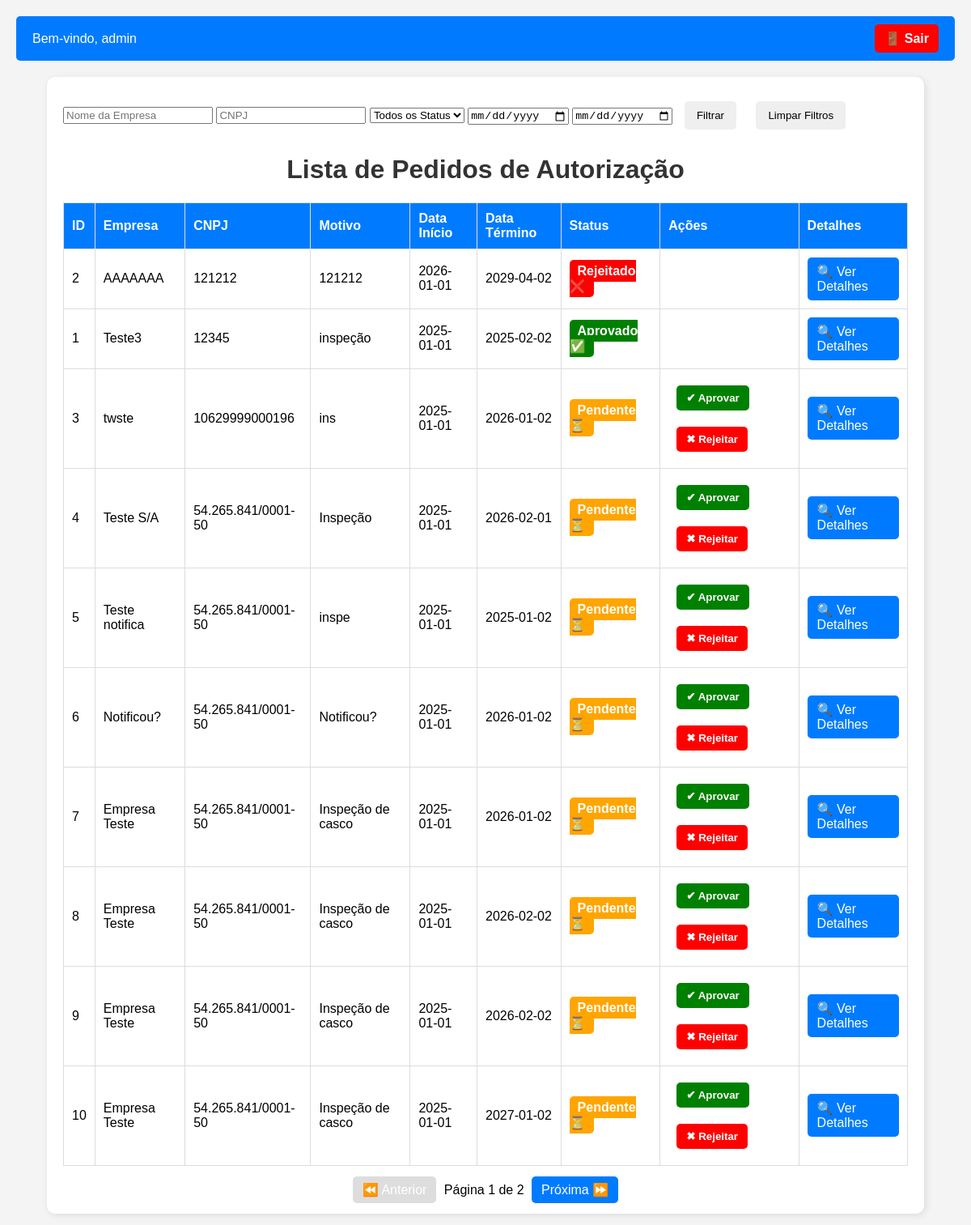
The app's page /lista-pedidos (signed in) with its own data.
### app/models.py (models this page shows, shortened)
class Usuario(db.Model, UserMixin):
    __tablename__ = 'usuarios'
    id = db.Column(db.Integer, primary_key=True, autoincrement=True)
    username = db.Column(db.String(150), unique=True, nullable=False)
    password_hash = db.Column(db.String(256), nullable=False)
    role = db.Column(db.String(50), nullable=False, default="comum")  # "comum" ou "RFB"

class PedidoAutorizacao(db.Model):
    __tablename__ = 'pedidos_autorizacao'
    id = db.Column(db.Integer, primary_key=True, autoincrement=True)
    empresa_responsavel = db.Column(db.String(255), nullable=False)
    cnpj_empresa = db.Column(db.String(20), nullable=False)
    endereco_empresa = db.Column(db.String(255), nullable=False)
    motivo_solicitacao = db.Column(db.Text, nullable=False)
    data_inicio = db.Column(db.Date, nullable=False)
    data_termino = db.Column(db.Date, nullable=False)
    horario_servico = db.Column(db.String(20), nullable=False)
    status = db.Column(db.String(20), default="pendente", nullable=False)  # 🔹 Novo campo de status

### app/routes.py (the view)
@pedidos_bp.route('/lista-pedidos', methods=['GET'])
@login_required  # 🔹 Agora apenas usuários logados podem acessar
def exibir_pedidos():
    nome_empresa = request.args.get("nome_empresa", "").strip()
    cnpj_empresa = request.args.get("cnpj_empresa", "").strip()
    status = request.args.get("status", "").strip()
    data_inicio = request.args.get("data_inicio", "").strip()
    data_termino = request.args.get("data_termino", "").strip()
    page = request.args.get("page", default=1, type=int)
    per_page = request.args.get("per_page", default=10, type=int)
    query = PedidoAutorizacao.query.order_by(PedidoAutorizacao.data_inicio.desc())
    if nome_empresa:
        query = query.filter(PedidoAutorizacao.empresa_responsavel.ilike(f"%{nome_empresa}%"))
    if cnpj_empresa:
        query = query.filter(PedidoAutorizacao.cnpj_empresa.ilike(f"%{cnpj_empresa}%"))
    if status in ["pendente", "aprovado", "rejeitado"]:
        query = query.filter(PedidoAutorizacao.status == status)
    if data_inicio:
        try:
            data_inicio = datetime.strptime(data_inicio, "%Y-%m-%d").date()
            query = query.filter(PedidoAutorizacao.data_inicio >= data_inicio)
        except ValueError:
            return jsonify({"error": "Formato inválido para 'data_inicio'. Use 'YYYY-MM-DD'."}), 400
    if data_termino:
        try:
            data_termino = datetime.strptime(data_termino, "%Y-%m-%d").date()
            query = query.filter(PedidoAutorizacao.data_termino <= data_termino)
        except ValueError:
            return jsonify({"error": "Formato inválido para 'data_termino'. Use 'YYYY-MM-DD'."}), 400
    pedidos_paginados = query.paginate(page=page, per_page=per_page, error_out=False)
    return render_template('lista-pedidos.html', pedidos=pedidos_paginados)

### app/__init__.py (called while the page is built)
@login_manager.user_loader
def load_user(user_id):
    return Usuario.query.get(int(user_id))

### app/templates/lista-pedidos.html (shortened to what this page needs)
<!DOCTYPE html>
<html lang="pt-br">
<head>
</head>
<body>
<div class="navbar">
    <span>Bem-vindo, {{ current_user.username }}</span>
    <a class="btn-logout" href="{{ url_for('auth.logout') }}">🚪 Sair</a>
</div>
<div class="container">
<form action="/lista-pedidos" method="GET">
    <input type="text" name="nome_empresa" placeholder="Nome da Empresa" value="{{ request.args.get('nome_empresa', '') }}">
    <input type="text" name="cnpj_empresa" placeholder="CNPJ" value="{{ request.args.get('cnpj_empresa', '') }}">
    <select name="status">
        <option value="">Todos os Status</option>
    </select>
    <input type="date" name="data_inicio" placeholder="Data Início" value="{{ request.args.get('data_inicio', '') }}">
    <input type="date" name="data_termino" placeholder="Data Término" value="{{ request.args.get('data_termino', '') }}">
    <button type="submit">Filtrar</button>
    <a href="/lista-pedidos"><button type="button">Limpar Filtros</button></a>
</form>
    <h1>Lista de Pedidos de Autorização</h1>
    <table>
        <thead>
            <tr>
                <th>ID</th>
                <th>Empresa</th>
                <th>CNPJ</th>
                <th>Motivo</th>
                <th>Data Início</th>
                <th>Data Término</th>
                <th>Status</th>
                <th>Ações</th>
                <th>Detalhes</th>
            </tr>
        </thead>
        <tbody>
            {% for pedido in pedidos.items %}
            <tr>
                <td>{{ pedido.id }}</td>
                <td>{{ pedido.empresa_responsavel }}</td>
                <td>{{ pedido.cnpj_empresa }}</td>
                <td>{{ pedido.motivo_solicitacao }}</td>
                <td>{{ pedido.data_inicio.strftime('%Y-%m-%d') }}</td>
                <td>{{ pedido.data_termino.strftime('%Y-%m-%d') }}</td>
                <td>
                    {% if pedido.status == "pendente" %}
                        <span class="status status-pendente">Pendente ⏳</span>
                    {% elif pedido.status == "aprovado" %}
                        <span class="status status-aprovado">Aprovado ✅</span>
                    {% elif pedido.status == "rejeitado" %}
                        <span class="status status-rejeitado">Rejeitado ❌</span>
                    {% endif %}
                </td>
<td class="actions">
    {% if pedido.status == "pendente" and current_user.role == "RFB" %}
        <button class="btn-aprovar" onclick="aprovarPedido({{ pedido.id }})">✔ Aprovar</button>
        <button class="btn-rejeitar" onclick="rejeitarPedido({{ pedido.id }})">✖ Rejeitar</button>
    {% endif %}
</td>
                <td>
                    <a class="btn-detalhes" href="/pedido/{{ pedido.id }}">🔍 Ver Detalhes</a>
                </td>
            </tr>
            {% endfor %}
        </tbody>
    </table>
    <div class="pagination">
        {% if pedidos.has_prev %}
            <a href="{{ url_for('pedidos.exibir_pedidos', page=pedidos.prev_num) }}">⏪ Anterior</a>
        {% else %}
            <a class="disabled">⏪ Anterior</a>
        {% endif %}
        Página {{ pedidos.page }} de {{ pedidos.pages }}
        {% if pedidos.has_next %}
            <a href="{{ url_for('pedidos.exibir_pedidos', page=pedidos.next_num) }}">Próxima ⏩</a>
        {% else %}
            <a class="disabled">Próxima ⏩</a>
        {% endif %}
    </div>
</div>
</body>
</html>

### app/templates/lista-pedidos.html (style rules this page uses)
body { font-family: Arial, sans-serif; background-color: #f4f4f4; margin: 20px; }
h1 { text-align: center; color: #333; }
.container { width: 90%; max-width: 1200px; margin: auto; background: white; padding: 20px; border-radius: 10px; box-shadow: 2px 2px 10px rgba(0, 0, 0, 0.1); }
table { width: 100%; border-collapse: collapse; margin-top: 20px; }
th, td { border: 1px solid #ddd; padding: 10px; text-align: left; }
th { background-color: #007bff; color: white; }
.status { font-weight: bold; padding: 5px 10px; border-radius: 5px; }
.status-pendente { background-color: orange; color: white; }
.status-aprovado { background-color: green; color: white; }
.status-rejeitado { background-color: red; color: white; }
.actions button { padding: 8px 12px; border: none; border-radius: 5px; cursor: pointer; margin-right: 5px; font-weight: bold; }
.btn-aprovar { background-color: green; color: white; }
.btn-rejeitar { background-color: red; color: white; }
.btn-detalhes { background-color: #007bff; color: white; text-decoration: none; padding: 8px 12px; border-radius: 5px; display: inline-block; }
.pagination { margin-top: 20px; text-align: center; }
.pagination a { margin: 0 5px; padding: 8px 12px; text-decoration: none; background-color: #007bff; color: white; border-radius: 5px; }
.pagination a.disabled { background-color: #ddd; pointer-events: none; }
.navbar { display: flex; justify-content: space-between; align-items: center; background: #007bff; color: white; padding: 10px 20px; border-radius: 5px; margin-bottom: 20px; }
.btn-logout { text-decoration: none; background-color: red; color: white; padding: 8px 12px; border-radius: 5px; font-weight: bold; }
button { margin: 10px; padding: 10px 15px; border: none; border-radius: 5px; cursor: pointer; }

### records on screen
Usuario: username "admin"
PedidoAutorizacao: id "2", empresa_responsavel "AAAAAAA", cnpj_empresa "121212", motivo_solicitacao "121212", data_inicio "2026-01-01", data_termino "2029-04-02", status "Rejeitado ❌"
PedidoAutorizacao: id "1", empresa_responsavel "Teste3", cnpj_empresa "12345", motivo_solicitacao "inspeção", data_inicio "2025-01-01", data_termino "2025-02-02", status "Aprovado ✅"
PedidoAutorizacao: id "3", empresa_responsavel "twste", cnpj_empresa "10629999000196", motivo_solicitacao "ins", data_inicio "2025-01-01", data_termino "2026-01-02", status "Pendente ⏳"
PedidoAutorizacao: id "4", empresa_responsavel "Teste S/A", cnpj_empresa "54.265.841/0001-50", motivo_solicitacao "Inspeção", data_inicio "2025-01-01", data_termino "2026-02-01", status "Pendente ⏳"
PedidoAutorizacao: id "5", empresa_responsavel "Teste notifica", cnpj_empresa "54.265.841/0001-50", motivo_solicitacao "inspe", data_inicio "2025-01-01", data_termino "2025-01-02", status "Pendente ⏳"
PedidoAutorizacao: id "6", empresa_responsavel "Notificou?", cnpj_empresa "54.265.841/0001-50", motivo_solicitacao "Notificou?", data_inicio "2025-01-01", data_termino "2026-01-02", status "Pendente ⏳"
PedidoAutorizacao: id "7", empresa_responsavel "Empresa Teste", cnpj_empresa "54.265.841/0001-50", motivo_solicitacao "Inspeção de casco", data_inicio "2025-01-01", data_termino "2026-01-02", status "Pendente ⏳"
PedidoAutorizacao: id "8", empresa_responsavel "Empresa Teste", cnpj_empresa "54.265.841/0001-50", motivo_solicitacao "Inspeção de casco", data_inicio "2025-01-01", data_termino "2026-02-02", status "Pendente ⏳"
PedidoAutorizacao: id "9", empresa_responsavel "Empresa Teste", cnpj_empresa "54.265.841/0001-50", motivo_solicitacao "Inspeção de casco", data_inicio "2025-01-01", data_termino "2026-02-02", status "Pendente ⏳"
PedidoAutorizacao: id "10", empresa_responsavel "Empresa Teste", cnpj_empresa "54.265.841/0001-50", motivo_solicitacao "Inspeção de casco", data_inicio "2025-01-01", data_termino "2027-01-02", status "Pendente ⏳"

### other values on screen
{{ pedidos.page }} "1"
{{ pedidos.pages }} "2"
